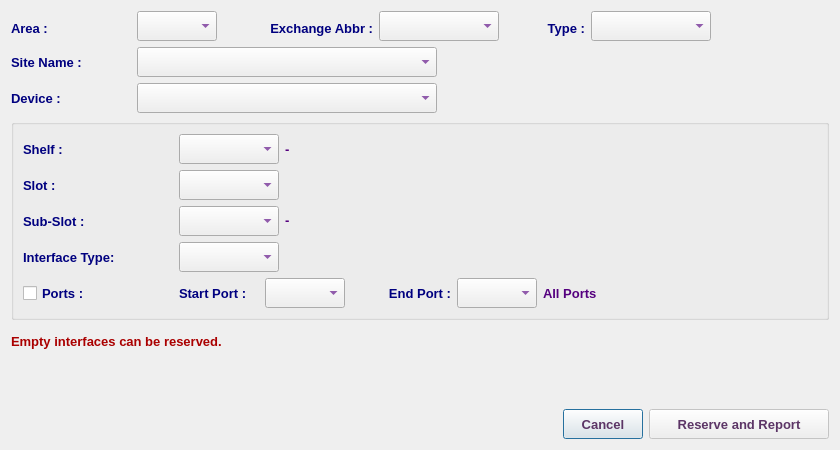
<?xml version="1.0" encoding="UTF-8"?>
<ui version="4.0">
 <class>ReserveToCommercialDialog</class>
 <widget class="QDialog" name="ReserveToCommercialDialog">
  <property name="geometry">
   <rect>
    <x>0</x>
    <y>0</y>
    <width>840</width>
    <height>450</height>
   </rect>
  </property>
  <property name="minimumSize">
   <size>
    <width>840</width>
    <height>450</height>
   </size>
  </property>
  <property name="maximumSize">
   <size>
    <width>841</width>
    <height>451</height>
   </size>
  </property>
  <property name="font">
   <font>
    <family>Tahoma</family>
    <pointsize>10</pointsize>
   </font>
  </property>
  <property name="windowTitle">
   <string>Reserve To Commercial Dep.</string>
  </property>
  <property name="windowIcon">
   <iconset resource="../../../../image.qrc">
    <normaloff>:/Image/commercial.png</normaloff>:/Image/commercial.png</iconset>
  </property>
  <layout class="QVBoxLayout" name="verticalLayout_2">
   <item>
    <layout class="QHBoxLayout" name="horizontalLayout_7">
     <item>
      <layout class="QVBoxLayout" name="verticalLayout">
       <item>
        <layout class="QHBoxLayout" name="horizontalLayout_4">
         <item>
          <layout class="QHBoxLayout" name="horizontalLayout">
           <item>
            <widget class="QLabel" name="label">
             <property name="minimumSize">
              <size>
               <width>120</width>
               <height>30</height>
              </size>
             </property>
             <property name="maximumSize">
              <size>
               <width>120</width>
               <height>25</height>
              </size>
             </property>
             <property name="font">
              <font>
               <family>Tahoma</family>
               <pointsize>10</pointsize>
               <weight>75</weight>
               <bold>true</bold>
              </font>
             </property>
             <property name="styleSheet">
              <string notr="true">color: rgb(0, 0, 127);</string>
             </property>
             <property name="text">
              <string>Area :</string>
             </property>
             <property name="alignment">
              <set>Qt::AlignLeading|Qt::AlignLeft|Qt::AlignVCenter</set>
             </property>
            </widget>
           </item>
           <item>
            <widget class="QComboBox" name="areaCB">
             <property name="sizePolicy">
              <sizepolicy hsizetype="Preferred" vsizetype="Preferred">
               <horstretch>0</horstretch>
               <verstretch>0</verstretch>
              </sizepolicy>
             </property>
             <property name="minimumSize">
              <size>
               <width>80</width>
               <height>30</height>
              </size>
             </property>
             <property name="maximumSize">
              <size>
               <width>80</width>
               <height>30</height>
              </size>
             </property>
             <property name="font">
              <font>
               <family>Tahoma</family>
               <pointsize>10</pointsize>
               <weight>75</weight>
               <bold>true</bold>
              </font>
             </property>
             <property name="styleSheet">
              <string notr="true">color: rgb(85, 0, 127);</string>
             </property>
            </widget>
           </item>
          </layout>
         </item>
         <item>
          <layout class="QHBoxLayout" name="horizontalLayout_2">
           <item>
            <widget class="QLabel" name="label_2">
             <property name="minimumSize">
              <size>
               <width>150</width>
               <height>30</height>
              </size>
             </property>
             <property name="maximumSize">
              <size>
               <width>150</width>
               <height>25</height>
              </size>
             </property>
             <property name="font">
              <font>
               <family>Tahoma</family>
               <pointsize>10</pointsize>
               <weight>75</weight>
               <bold>true</bold>
              </font>
             </property>
             <property name="styleSheet">
              <string notr="true">color: rgb(0, 0, 127);</string>
             </property>
             <property name="text">
              <string>Exchange Abbr :</string>
             </property>
             <property name="alignment">
              <set>Qt::AlignRight|Qt::AlignTrailing|Qt::AlignVCenter</set>
             </property>
            </widget>
           </item>
           <item>
            <widget class="QComboBox" name="abbrCB">
             <property name="enabled">
              <bool>true</bool>
             </property>
             <property name="sizePolicy">
              <sizepolicy hsizetype="Preferred" vsizetype="Preferred">
               <horstretch>0</horstretch>
               <verstretch>0</verstretch>
              </sizepolicy>
             </property>
             <property name="minimumSize">
              <size>
               <width>120</width>
               <height>30</height>
              </size>
             </property>
             <property name="maximumSize">
              <size>
               <width>120</width>
               <height>30</height>
              </size>
             </property>
             <property name="font">
              <font>
               <family>Tahoma</family>
               <pointsize>10</pointsize>
               <weight>75</weight>
               <bold>true</bold>
              </font>
             </property>
             <property name="styleSheet">
              <string notr="true">color: rgb(85, 0, 127);</string>
             </property>
            </widget>
           </item>
          </layout>
         </item>
         <item>
          <layout class="QHBoxLayout" name="horizontalLayout_3">
           <item>
            <widget class="QLabel" name="label_3">
             <property name="minimumSize">
              <size>
               <width>80</width>
               <height>30</height>
              </size>
             </property>
             <property name="maximumSize">
              <size>
               <width>80</width>
               <height>25</height>
              </size>
             </property>
             <property name="font">
              <font>
               <family>Tahoma</family>
               <pointsize>10</pointsize>
               <weight>75</weight>
               <bold>true</bold>
              </font>
             </property>
             <property name="styleSheet">
              <string notr="true">color: rgb(0, 0, 127);</string>
             </property>
             <property name="text">
              <string>Type :</string>
             </property>
             <property name="alignment">
              <set>Qt::AlignRight|Qt::AlignTrailing|Qt::AlignVCenter</set>
             </property>
            </widget>
           </item>
           <item>
            <widget class="QComboBox" name="typeCB">
             <property name="enabled">
              <bool>true</bool>
             </property>
             <property name="sizePolicy">
              <sizepolicy hsizetype="Preferred" vsizetype="Preferred">
               <horstretch>0</horstretch>
               <verstretch>0</verstretch>
              </sizepolicy>
             </property>
             <property name="minimumSize">
              <size>
               <width>120</width>
               <height>30</height>
              </size>
             </property>
             <property name="maximumSize">
              <size>
               <width>120</width>
               <height>30</height>
              </size>
             </property>
             <property name="font">
              <font>
               <family>Tahoma</family>
               <pointsize>10</pointsize>
               <weight>75</weight>
               <bold>true</bold>
              </font>
             </property>
             <property name="styleSheet">
              <string notr="true">color: rgb(85, 0, 127);</string>
             </property>
            </widget>
           </item>
           <item>
            <spacer name="horizontalSpacer_2">
             <property name="font">
              <font>
               <family>Tahoma</family>
               <pointsize>10</pointsize>
              </font>
             </property>
             <property name="orientation">
              <enum>Qt::Horizontal</enum>
             </property>
             <property name="sizeHint" stdset="0">
              <size>
               <width>40</width>
               <height>20</height>
              </size>
             </property>
            </spacer>
           </item>
          </layout>
         </item>
        </layout>
       </item>
       <item>
        <widget class="QFrame" name="siteFrame">
         <property name="enabled">
          <bool>true</bool>
         </property>
         <property name="font">
          <font>
           <family>Tahoma</family>
           <pointsize>10</pointsize>
          </font>
         </property>
         <property name="frameShape">
          <enum>QFrame::NoFrame</enum>
         </property>
         <property name="frameShadow">
          <enum>QFrame::Plain</enum>
         </property>
         <property name="lineWidth">
          <number>0</number>
         </property>
         <layout class="QHBoxLayout" name="horizontalLayout_6">
          <property name="spacing">
           <number>6</number>
          </property>
          <property name="leftMargin">
           <number>0</number>
          </property>
          <property name="topMargin">
           <number>0</number>
          </property>
          <property name="rightMargin">
           <number>0</number>
          </property>
          <property name="bottomMargin">
           <number>0</number>
          </property>
          <item>
           <layout class="QHBoxLayout" name="horizontalLayout_5">
            <item>
             <widget class="QLabel" name="label_4">
              <property name="minimumSize">
               <size>
                <width>120</width>
                <height>30</height>
               </size>
              </property>
              <property name="maximumSize">
               <size>
                <width>120</width>
                <height>30</height>
               </size>
              </property>
              <property name="font">
               <font>
                <family>Tahoma</family>
                <pointsize>10</pointsize>
                <weight>75</weight>
                <bold>true</bold>
               </font>
              </property>
              <property name="styleSheet">
               <string notr="true">color: rgb(0, 0, 127);</string>
              </property>
              <property name="text">
               <string>Site Name :</string>
              </property>
              <property name="alignment">
               <set>Qt::AlignLeading|Qt::AlignLeft|Qt::AlignVCenter</set>
              </property>
             </widget>
            </item>
            <item>
             <widget class="QComboBox" name="siteCB">
              <property name="enabled">
               <bool>true</bool>
              </property>
              <property name="sizePolicy">
               <sizepolicy hsizetype="Preferred" vsizetype="Preferred">
                <horstretch>0</horstretch>
                <verstretch>0</verstretch>
               </sizepolicy>
              </property>
              <property name="minimumSize">
               <size>
                <width>300</width>
                <height>30</height>
               </size>
              </property>
              <property name="maximumSize">
               <size>
                <width>300</width>
                <height>30</height>
               </size>
              </property>
              <property name="font">
               <font>
                <family>Tahoma</family>
                <pointsize>10</pointsize>
                <weight>75</weight>
                <bold>true</bold>
               </font>
              </property>
              <property name="styleSheet">
               <string notr="true">color: rgb(85, 0, 127);</string>
              </property>
             </widget>
            </item>
            <item>
             <spacer name="horizontalSpacer_4">
              <property name="font">
               <font>
                <family>Tahoma</family>
                <pointsize>10</pointsize>
               </font>
              </property>
              <property name="orientation">
               <enum>Qt::Horizontal</enum>
              </property>
              <property name="sizeHint" stdset="0">
               <size>
                <width>40</width>
                <height>20</height>
               </size>
              </property>
             </spacer>
            </item>
           </layout>
          </item>
         </layout>
        </widget>
       </item>
       <item>
        <layout class="QHBoxLayout" name="horizontalLayout_11">
         <item>
          <widget class="QLabel" name="label_7">
           <property name="minimumSize">
            <size>
             <width>120</width>
             <height>30</height>
            </size>
           </property>
           <property name="maximumSize">
            <size>
             <width>120</width>
             <height>30</height>
            </size>
           </property>
           <property name="font">
            <font>
             <family>Tahoma</family>
             <pointsize>10</pointsize>
             <weight>75</weight>
             <bold>true</bold>
            </font>
           </property>
           <property name="styleSheet">
            <string notr="true">color: rgb(0, 0, 127);</string>
           </property>
           <property name="text">
            <string>Device :</string>
           </property>
           <property name="alignment">
            <set>Qt::AlignLeading|Qt::AlignLeft|Qt::AlignVCenter</set>
           </property>
          </widget>
         </item>
         <item>
          <widget class="QComboBox" name="deviceCB">
           <property name="enabled">
            <bool>true</bool>
           </property>
           <property name="sizePolicy">
            <sizepolicy hsizetype="Preferred" vsizetype="Preferred">
             <horstretch>0</horstretch>
             <verstretch>0</verstretch>
            </sizepolicy>
           </property>
           <property name="minimumSize">
            <size>
             <width>300</width>
             <height>30</height>
            </size>
           </property>
           <property name="maximumSize">
            <size>
             <width>300</width>
             <height>30</height>
            </size>
           </property>
           <property name="font">
            <font>
             <family>Tahoma</family>
             <pointsize>10</pointsize>
             <weight>75</weight>
             <bold>true</bold>
            </font>
           </property>
           <property name="styleSheet">
            <string notr="true">color: rgb(85, 0, 127);</string>
           </property>
          </widget>
         </item>
         <item>
          <widget class="QLabel" name="saloonLbl">
           <property name="minimumSize">
            <size>
             <width>50</width>
             <height>30</height>
            </size>
           </property>
           <property name="maximumSize">
            <size>
             <width>16777215</width>
             <height>30</height>
            </size>
           </property>
           <property name="font">
            <font>
             <family>Tahoma</family>
             <pointsize>10</pointsize>
             <weight>75</weight>
             <bold>true</bold>
            </font>
           </property>
           <property name="styleSheet">
            <string notr="true">color: rgb(85, 0, 127);</string>
           </property>
           <property name="text">
            <string/>
           </property>
          </widget>
         </item>
        </layout>
       </item>
      </layout>
     </item>
     <item>
      <widget class="QLabel" name="pix">
       <property name="minimumSize">
        <size>
         <width>64</width>
         <height>64</height>
        </size>
       </property>
       <property name="maximumSize">
        <size>
         <width>64</width>
         <height>64</height>
        </size>
       </property>
       <property name="font">
        <font>
         <family>Tahoma</family>
         <pointsize>10</pointsize>
        </font>
       </property>
       <property name="text">
        <string/>
       </property>
       <property name="pixmap">
        <pixmap resource="../../../../image.qrc">:/Image/commercial.png</pixmap>
       </property>
      </widget>
     </item>
    </layout>
   </item>
   <item>
    <widget class="QGroupBox" name="groupBox">
     <property name="font">
      <font>
       <family>Tahoma</family>
       <pointsize>10</pointsize>
      </font>
     </property>
     <property name="title">
      <string/>
     </property>
     <layout class="QVBoxLayout" name="verticalLayout_3">
      <item>
       <layout class="QHBoxLayout" name="horizontalLayout_9">
        <item>
         <widget class="QLabel" name="label_5">
          <property name="minimumSize">
           <size>
            <width>150</width>
            <height>30</height>
           </size>
          </property>
          <property name="maximumSize">
           <size>
            <width>150</width>
            <height>30</height>
           </size>
          </property>
          <property name="font">
           <font>
            <family>Tahoma</family>
            <pointsize>10</pointsize>
            <weight>75</weight>
            <bold>true</bold>
           </font>
          </property>
          <property name="styleSheet">
           <string notr="true">color: rgb(0, 0, 127);</string>
          </property>
          <property name="text">
           <string>Shelf :</string>
          </property>
         </widget>
        </item>
        <item>
         <widget class="QComboBox" name="shelfCB">
          <property name="sizePolicy">
           <sizepolicy hsizetype="Preferred" vsizetype="Preferred">
            <horstretch>0</horstretch>
            <verstretch>0</verstretch>
           </sizepolicy>
          </property>
          <property name="minimumSize">
           <size>
            <width>100</width>
            <height>30</height>
           </size>
          </property>
          <property name="maximumSize">
           <size>
            <width>100</width>
            <height>30</height>
           </size>
          </property>
          <property name="font">
           <font>
            <family>Tahoma</family>
            <pointsize>10</pointsize>
            <weight>75</weight>
            <bold>true</bold>
           </font>
          </property>
          <property name="styleSheet">
           <string notr="true">color: rgb(85, 0, 127);</string>
          </property>
         </widget>
        </item>
        <item>
         <widget class="QLabel" name="noShelfLbl">
          <property name="minimumSize">
           <size>
            <width>20</width>
            <height>30</height>
           </size>
          </property>
          <property name="maximumSize">
           <size>
            <width>20</width>
            <height>30</height>
           </size>
          </property>
          <property name="font">
           <font>
            <family>Tahoma</family>
            <pointsize>10</pointsize>
            <weight>75</weight>
            <bold>true</bold>
           </font>
          </property>
          <property name="styleSheet">
           <string notr="true">color: rgb(85, 0, 127);</string>
          </property>
          <property name="text">
           <string>-</string>
          </property>
         </widget>
        </item>
        <item>
         <spacer name="horizontalSpacer_3">
          <property name="font">
           <font>
            <family>Tahoma</family>
            <pointsize>10</pointsize>
           </font>
          </property>
          <property name="orientation">
           <enum>Qt::Horizontal</enum>
          </property>
          <property name="sizeHint" stdset="0">
           <size>
            <width>40</width>
            <height>20</height>
           </size>
          </property>
         </spacer>
        </item>
       </layout>
      </item>
      <item>
       <layout class="QHBoxLayout" name="horizontalLayout_10">
        <item>
         <widget class="QLabel" name="label_6">
          <property name="minimumSize">
           <size>
            <width>150</width>
            <height>30</height>
           </size>
          </property>
          <property name="maximumSize">
           <size>
            <width>150</width>
            <height>30</height>
           </size>
          </property>
          <property name="font">
           <font>
            <family>Tahoma</family>
            <pointsize>10</pointsize>
            <weight>75</weight>
            <bold>true</bold>
           </font>
          </property>
          <property name="styleSheet">
           <string notr="true">color: rgb(0, 0, 127);</string>
          </property>
          <property name="text">
           <string>Slot :  </string>
          </property>
         </widget>
        </item>
        <item>
         <widget class="QComboBox" name="slotCB">
          <property name="sizePolicy">
           <sizepolicy hsizetype="Preferred" vsizetype="Preferred">
            <horstretch>0</horstretch>
            <verstretch>0</verstretch>
           </sizepolicy>
          </property>
          <property name="minimumSize">
           <size>
            <width>100</width>
            <height>30</height>
           </size>
          </property>
          <property name="maximumSize">
           <size>
            <width>100</width>
            <height>30</height>
           </size>
          </property>
          <property name="font">
           <font>
            <family>Tahoma</family>
            <pointsize>10</pointsize>
            <weight>75</weight>
            <bold>true</bold>
           </font>
          </property>
          <property name="styleSheet">
           <string notr="true">color: rgb(85, 0, 127);</string>
          </property>
         </widget>
        </item>
        <item>
         <spacer name="horizontalSpacer_5">
          <property name="font">
           <font>
            <family>Tahoma</family>
            <pointsize>10</pointsize>
           </font>
          </property>
          <property name="orientation">
           <enum>Qt::Horizontal</enum>
          </property>
          <property name="sizeHint" stdset="0">
           <size>
            <width>40</width>
            <height>20</height>
           </size>
          </property>
         </spacer>
        </item>
       </layout>
      </item>
      <item>
       <layout class="QHBoxLayout" name="horizontalLayout_12">
        <item>
         <widget class="QLabel" name="label_8">
          <property name="minimumSize">
           <size>
            <width>150</width>
            <height>30</height>
           </size>
          </property>
          <property name="maximumSize">
           <size>
            <width>150</width>
            <height>30</height>
           </size>
          </property>
          <property name="font">
           <font>
            <family>Tahoma</family>
            <pointsize>10</pointsize>
            <weight>75</weight>
            <bold>true</bold>
           </font>
          </property>
          <property name="styleSheet">
           <string notr="true">color: rgb(0, 0, 127);</string>
          </property>
          <property name="text">
           <string>Sub-Slot :  </string>
          </property>
         </widget>
        </item>
        <item>
         <widget class="QComboBox" name="subSlotCB">
          <property name="sizePolicy">
           <sizepolicy hsizetype="Preferred" vsizetype="Preferred">
            <horstretch>0</horstretch>
            <verstretch>0</verstretch>
           </sizepolicy>
          </property>
          <property name="minimumSize">
           <size>
            <width>100</width>
            <height>30</height>
           </size>
          </property>
          <property name="maximumSize">
           <size>
            <width>100</width>
            <height>30</height>
           </size>
          </property>
          <property name="font">
           <font>
            <family>Tahoma</family>
            <pointsize>10</pointsize>
            <weight>75</weight>
            <bold>true</bold>
           </font>
          </property>
          <property name="styleSheet">
           <string notr="true">color: rgb(85, 0, 127);</string>
          </property>
         </widget>
        </item>
        <item>
         <widget class="QLabel" name="noSubSlotLbl">
          <property name="minimumSize">
           <size>
            <width>20</width>
            <height>25</height>
           </size>
          </property>
          <property name="maximumSize">
           <size>
            <width>20</width>
            <height>25</height>
           </size>
          </property>
          <property name="font">
           <font>
            <family>Tahoma</family>
            <pointsize>10</pointsize>
            <weight>75</weight>
            <bold>true</bold>
           </font>
          </property>
          <property name="styleSheet">
           <string notr="true">color: rgb(85, 0, 127);</string>
          </property>
          <property name="text">
           <string>-</string>
          </property>
         </widget>
        </item>
        <item>
         <spacer name="horizontalSpacer_7">
          <property name="font">
           <font>
            <family>Tahoma</family>
            <pointsize>10</pointsize>
           </font>
          </property>
          <property name="orientation">
           <enum>Qt::Horizontal</enum>
          </property>
          <property name="sizeHint" stdset="0">
           <size>
            <width>40</width>
            <height>20</height>
           </size>
          </property>
         </spacer>
        </item>
       </layout>
      </item>
      <item>
       <layout class="QHBoxLayout" name="horizontalLayout_14">
        <item>
         <widget class="QLabel" name="label_9">
          <property name="minimumSize">
           <size>
            <width>150</width>
            <height>30</height>
           </size>
          </property>
          <property name="maximumSize">
           <size>
            <width>150</width>
            <height>30</height>
           </size>
          </property>
          <property name="font">
           <font>
            <family>Tahoma</family>
            <pointsize>10</pointsize>
            <weight>75</weight>
            <bold>true</bold>
           </font>
          </property>
          <property name="styleSheet">
           <string notr="true">color: rgb(0, 0, 127);</string>
          </property>
          <property name="text">
           <string>Interface Type:</string>
          </property>
         </widget>
        </item>
        <item>
         <widget class="QComboBox" name="intTypeCB">
          <property name="sizePolicy">
           <sizepolicy hsizetype="Preferred" vsizetype="Preferred">
            <horstretch>0</horstretch>
            <verstretch>0</verstretch>
           </sizepolicy>
          </property>
          <property name="minimumSize">
           <size>
            <width>100</width>
            <height>30</height>
           </size>
          </property>
          <property name="maximumSize">
           <size>
            <width>100</width>
            <height>30</height>
           </size>
          </property>
          <property name="font">
           <font>
            <family>Tahoma</family>
            <pointsize>10</pointsize>
            <weight>75</weight>
            <bold>true</bold>
           </font>
          </property>
          <property name="styleSheet">
           <string notr="true">color: rgb(85, 0, 127);</string>
          </property>
         </widget>
        </item>
        <item>
         <spacer name="horizontalSpacer_9">
          <property name="font">
           <font>
            <family>Tahoma</family>
            <pointsize>10</pointsize>
           </font>
          </property>
          <property name="orientation">
           <enum>Qt::Horizontal</enum>
          </property>
          <property name="sizeHint" stdset="0">
           <size>
            <width>40</width>
            <height>20</height>
           </size>
          </property>
         </spacer>
        </item>
       </layout>
      </item>
      <item>
       <layout class="QHBoxLayout" name="horizontalLayout_13">
        <item>
         <widget class="QCheckBox" name="portChB">
          <property name="minimumSize">
           <size>
            <width>150</width>
            <height>30</height>
           </size>
          </property>
          <property name="maximumSize">
           <size>
            <width>150</width>
            <height>30</height>
           </size>
          </property>
          <property name="font">
           <font>
            <family>Tahoma</family>
            <pointsize>10</pointsize>
            <weight>75</weight>
            <bold>true</bold>
           </font>
          </property>
          <property name="styleSheet">
           <string notr="true">color: rgb(0, 0, 127);</string>
          </property>
          <property name="text">
           <string>Ports :</string>
          </property>
         </widget>
        </item>
        <item>
         <widget class="QLabel" name="startPortLbl">
          <property name="minimumSize">
           <size>
            <width>80</width>
            <height>30</height>
           </size>
          </property>
          <property name="maximumSize">
           <size>
            <width>100</width>
            <height>30</height>
           </size>
          </property>
          <property name="font">
           <font>
            <family>Tahoma</family>
            <pointsize>10</pointsize>
            <weight>75</weight>
            <bold>true</bold>
           </font>
          </property>
          <property name="layoutDirection">
           <enum>Qt::LeftToRight</enum>
          </property>
          <property name="styleSheet">
           <string notr="true">color: rgb(0, 0, 127);</string>
          </property>
          <property name="text">
           <string>Start Port :</string>
          </property>
          <property name="alignment">
           <set>Qt::AlignLeading|Qt::AlignLeft|Qt::AlignVCenter</set>
          </property>
         </widget>
        </item>
        <item>
         <widget class="QComboBox" name="startPortCB">
          <property name="sizePolicy">
           <sizepolicy hsizetype="Preferred" vsizetype="Preferred">
            <horstretch>0</horstretch>
            <verstretch>0</verstretch>
           </sizepolicy>
          </property>
          <property name="minimumSize">
           <size>
            <width>80</width>
            <height>30</height>
           </size>
          </property>
          <property name="maximumSize">
           <size>
            <width>80</width>
            <height>30</height>
           </size>
          </property>
          <property name="font">
           <font>
            <family>Tahoma</family>
            <pointsize>10</pointsize>
            <weight>75</weight>
            <bold>true</bold>
           </font>
          </property>
          <property name="styleSheet">
           <string notr="true">color: rgb(85, 0, 127);</string>
          </property>
         </widget>
        </item>
        <item>
         <widget class="QLabel" name="endPortLbl">
          <property name="minimumSize">
           <size>
            <width>100</width>
            <height>30</height>
           </size>
          </property>
          <property name="maximumSize">
           <size>
            <width>110</width>
            <height>30</height>
           </size>
          </property>
          <property name="font">
           <font>
            <family>Tahoma</family>
            <pointsize>10</pointsize>
            <weight>75</weight>
            <bold>true</bold>
           </font>
          </property>
          <property name="styleSheet">
           <string notr="true">color: rgb(0, 0, 127);</string>
          </property>
          <property name="text">
           <string>End Port :</string>
          </property>
          <property name="alignment">
           <set>Qt::AlignRight|Qt::AlignTrailing|Qt::AlignVCenter</set>
          </property>
         </widget>
        </item>
        <item>
         <widget class="QComboBox" name="endPortCB">
          <property name="sizePolicy">
           <sizepolicy hsizetype="Preferred" vsizetype="Preferred">
            <horstretch>0</horstretch>
            <verstretch>0</verstretch>
           </sizepolicy>
          </property>
          <property name="minimumSize">
           <size>
            <width>80</width>
            <height>30</height>
           </size>
          </property>
          <property name="maximumSize">
           <size>
            <width>80</width>
            <height>30</height>
           </size>
          </property>
          <property name="font">
           <font>
            <family>Tahoma</family>
            <pointsize>10</pointsize>
            <weight>75</weight>
            <bold>true</bold>
           </font>
          </property>
          <property name="styleSheet">
           <string notr="true">color: rgb(85, 0, 127);</string>
          </property>
         </widget>
        </item>
        <item>
         <widget class="QLabel" name="allPortLbl">
          <property name="minimumSize">
           <size>
            <width>100</width>
            <height>30</height>
           </size>
          </property>
          <property name="maximumSize">
           <size>
            <width>100</width>
            <height>30</height>
           </size>
          </property>
          <property name="font">
           <font>
            <family>Tahoma</family>
            <pointsize>10</pointsize>
            <weight>75</weight>
            <bold>true</bold>
           </font>
          </property>
          <property name="styleSheet">
           <string notr="true">color: rgb(85, 0, 127);</string>
          </property>
          <property name="text">
           <string>All Ports</string>
          </property>
         </widget>
        </item>
        <item>
         <spacer name="horizontalSpacer_8">
          <property name="font">
           <font>
            <family>Tahoma</family>
            <pointsize>10</pointsize>
           </font>
          </property>
          <property name="orientation">
           <enum>Qt::Horizontal</enum>
          </property>
          <property name="sizeHint" stdset="0">
           <size>
            <width>40</width>
            <height>20</height>
           </size>
          </property>
         </spacer>
        </item>
       </layout>
      </item>
     </layout>
    </widget>
   </item>
   <item>
    <widget class="QLabel" name="infoLbl">
     <property name="minimumSize">
      <size>
       <width>0</width>
       <height>30</height>
      </size>
     </property>
     <property name="maximumSize">
      <size>
       <width>16777215</width>
       <height>30</height>
      </size>
     </property>
     <property name="font">
      <font>
       <family>Tahoma</family>
       <pointsize>10</pointsize>
       <weight>75</weight>
       <bold>true</bold>
      </font>
     </property>
     <property name="styleSheet">
      <string notr="true">color: rgb(170, 0, 0);</string>
     </property>
     <property name="text">
      <string>Empty interfaces can be reserved.</string>
     </property>
    </widget>
   </item>
   <item>
    <spacer name="verticalSpacer">
     <property name="font">
      <font>
       <family>Tahoma</family>
       <pointsize>10</pointsize>
      </font>
     </property>
     <property name="orientation">
      <enum>Qt::Vertical</enum>
     </property>
     <property name="sizeHint" stdset="0">
      <size>
       <width>20</width>
       <height>40</height>
      </size>
     </property>
    </spacer>
   </item>
   <item>
    <layout class="QHBoxLayout" name="horizontalLayout_8">
     <item>
      <spacer name="horizontalSpacer">
       <property name="font">
        <font>
         <family>Tahoma</family>
         <pointsize>10</pointsize>
        </font>
       </property>
       <property name="orientation">
        <enum>Qt::Horizontal</enum>
       </property>
       <property name="sizeHint" stdset="0">
        <size>
         <width>40</width>
         <height>20</height>
        </size>
       </property>
      </spacer>
     </item>
     <item>
      <widget class="QPushButton" name="cancelBtn">
       <property name="minimumSize">
        <size>
         <width>80</width>
         <height>30</height>
        </size>
       </property>
       <property name="maximumSize">
        <size>
         <width>16777215</width>
         <height>30</height>
        </size>
       </property>
       <property name="font">
        <font>
         <family>Tahoma</family>
         <pointsize>10</pointsize>
         <weight>75</weight>
         <bold>true</bold>
        </font>
       </property>
       <property name="styleSheet">
        <string notr="true">color: rgb(92, 53, 102);</string>
       </property>
       <property name="text">
        <string>Cancel</string>
       </property>
      </widget>
     </item>
     <item>
      <widget class="QPushButton" name="okBtn">
       <property name="enabled">
        <bool>false</bool>
       </property>
       <property name="sizePolicy">
        <sizepolicy hsizetype="Preferred" vsizetype="Preferred">
         <horstretch>0</horstretch>
         <verstretch>0</verstretch>
        </sizepolicy>
       </property>
       <property name="minimumSize">
        <size>
         <width>180</width>
         <height>30</height>
        </size>
       </property>
       <property name="maximumSize">
        <size>
         <width>200</width>
         <height>30</height>
        </size>
       </property>
       <property name="font">
        <font>
         <family>Tahoma</family>
         <pointsize>10</pointsize>
         <weight>75</weight>
         <bold>true</bold>
        </font>
       </property>
       <property name="styleSheet">
        <string notr="true">color: rgb(92, 53, 102);</string>
       </property>
       <property name="text">
        <string>Reserve and Report</string>
       </property>
       <property name="icon">
        <iconset resource="../../../../image.qrc">
         <normaloff>:/Image/Done.png</normaloff>:/Image/Done.png</iconset>
       </property>
       <property name="iconSize">
        <size>
         <width>20</width>
         <height>20</height>
        </size>
       </property>
      </widget>
     </item>
    </layout>
   </item>
  </layout>
 </widget>
 <tabstops>
  <tabstop>areaCB</tabstop>
  <tabstop>abbrCB</tabstop>
  <tabstop>typeCB</tabstop>
  <tabstop>siteCB</tabstop>
  <tabstop>deviceCB</tabstop>
  <tabstop>shelfCB</tabstop>
  <tabstop>slotCB</tabstop>
  <tabstop>subSlotCB</tabstop>
  <tabstop>portChB</tabstop>
  <tabstop>startPortCB</tabstop>
  <tabstop>endPortCB</tabstop>
  <tabstop>okBtn</tabstop>
  <tabstop>cancelBtn</tabstop>
 </tabstops>
 <resources>
  <include location="../../../../image.qrc"/>
 </resources>
 <connections/>
</ui>
